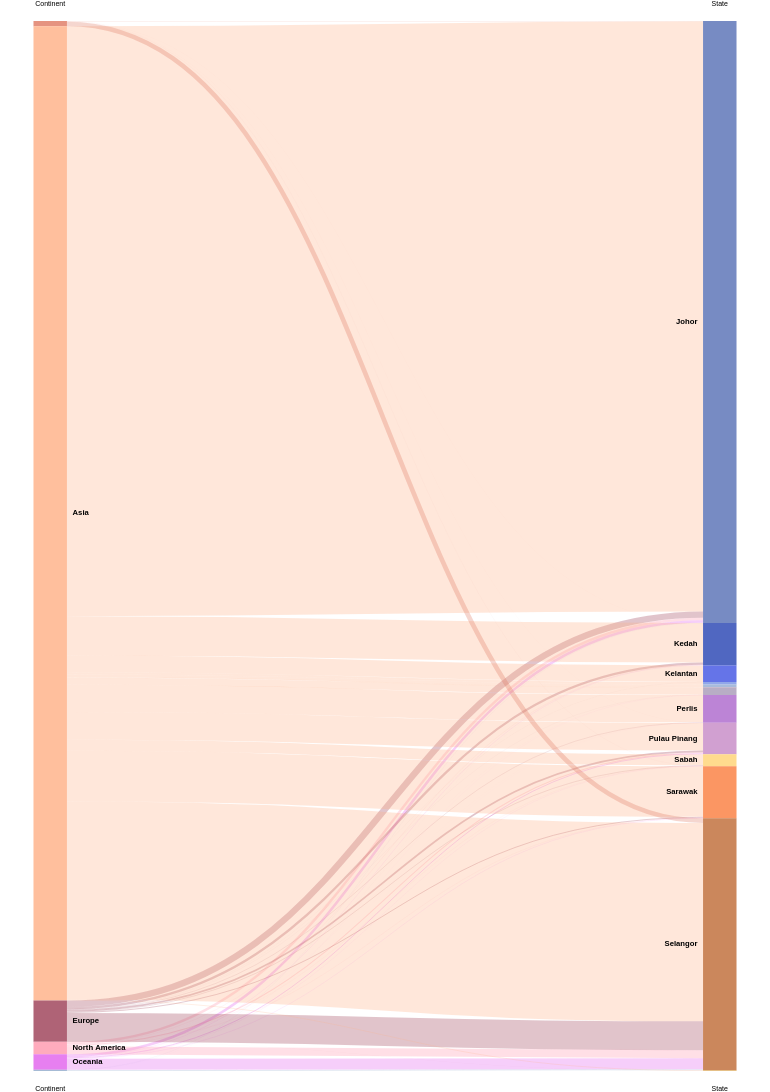

Describe this chart as a Vega-Lite specification.
### Vega specification from a JSON file in a GitHub repository (floating-point values rounded to 4 significant figures)
{"$schema": "https://vega.github.io/schema/vega/v3.0.json", "height": 1500, "width": 1100, "data": [{"name": "rawData", "values": [{"Continent": "Africa", "State": "Johor", "total_arrivals": 21884}, {"Continent": "Antarctica", "State": "Johor", "total_arrivals": 2}, {"Continent": "Asia", "State": "Johor", "total_arrivals": 29380526}, {"Continent": "Europe", "State": "Johor", "total_arrivals": 319673}, {"Continent": "North America", "State": "Johor", "total_arrivals": 122783}, {"Continent": "Oceania", "State": "Johor", "total_arrivals": 128338}, {"Continent": "South America", "State": "Johor", "total_arrivals": 9942}, {"Continent": "Africa", "State": "Kedah", "total_arrivals": 2027}, {"Continent": "Asia", "State": "Kedah", "total_arrivals": 1958000}, {"Continent": "Europe", "State": "Kedah", "total_arrivals": 115016}, {"Continent": "North America", "State": "Kedah", "total_arrivals": 15306}, {"Continent": "Oceania", "State": "Kedah", "total_arrivals": 14761}, {"Continent": "South America", "State": "Kedah", "total_arrivals": 3159}, {"Continent": "Africa", "State": "Kelantan", "total_arrivals": 160}, {"Continent": "Asia", "State": "Kelantan", "total_arrivals": 829381}, {"Continent": "Europe", "State": "Kelantan", "total_arrivals": 3460}, {"Continent": "North America", "State": "Kelantan", "total_arrivals": 416}, {"Continent": "Oceania", "State": "Kelantan", "total_arrivals": 246}, {"Continent": "South America", "State": "Kelantan", "total_arrivals": 85}, {"Continent": "Africa", "State": "Melaka", "total_arrivals": 23}, {"Continent": "Asia", "State": "Melaka", "total_arrivals": 116081}, {"Continent": "Europe", "State": "Melaka", "total_arrivals": 380}, {"Continent": "North America", "State": "Melaka", "total_arrivals": 86}, {"Continent": "Oceania", "State": "Melaka", "total_arrivals": 77}, {"Continent": "South America", "State": "Melaka", "total_arrivals": 24}, {"Continent": "Asia", "State": "Negeri Sembilan", "total_arrivals": 144028}, {"Continent": "Europe", "State": "Negeri Sembilan", "total_arrivals": 136}, {"Continent": "North America", "State": "Negeri Sembilan", "total_arrivals": 7}, {"Continent": "Oceania", "State": "Negeri Sembilan", "total_arrivals": 22}, {"Continent": "Africa", "State": "Pahang", "total_arrivals": 27}, {"Continent": "Asia", "State": "Pahang", "total_arrivals": 10753}, {"Continent": "Europe", "State": "Pahang", "total_arrivals": 1139}, {"Continent": "North America", "State": "Pahang", "total_arrivals": 247}, {"Continent": "Oceania", "State": "Pahang", "total_arrivals": 430}, {"Continent": "South America", "State": "Pahang", "total_arrivals": 15}, {"Continent": "Africa", "State": "Perak", "total_arrivals": 114}, {"Continent": "Asia", "State": "Perak", "total_arrivals": 355007}, {"Continent": "Europe", "State": "Perak", "total_arrivals": 4944}, {"Continent": "North America", "State": "Perak", "total_arrivals": 3434}, {"Continent": "Oceania", "State": "Perak", "total_arrivals": 5033}, {"Continent": "South America", "State": "Perak", "total_arrivals": 107}, {"Continent": "Africa", "State": "Perlis", "total_arrivals": 465}, {"Continent": "Asia", "State": "Perlis", "total_arrivals": 1359369}, {"Continent": "Europe", "State": "Perlis", "total_arrivals": 20232}, {"Continent": "North America", "State": "Perlis", "total_arrivals": 3087}, {"Continent": "Oceania", "State": "Perlis", "total_arrivals": 2052}, {"Continent": "South America", "State": "Perlis", "total_arrivals": 410}, {"Continent": "Africa", "State": "Pulau Pinang", "total_arrivals": 2245}, {"Continent": "Asia", "State": "Pulau Pinang", "total_arrivals": 1377758}, {"Continent": "Europe", "State": "Pulau Pinang", "total_arrivals": 85636}, {"Continent": "North America", "State": "Pulau Pinang", "total_arrivals": 49865}, {"Continent": "Oceania", "State": "Pulau Pinang", "total_arrivals": 44443}, {"Continent": "South America", "State": "Pulau Pinang", "total_arrivals": 1075}, {"Continent": "Africa", "State": "Sabah", "total_arrivals": 730}, {"Continent": "Antarctica", "State": "Sabah", "total_arrivals": 1}, {"Continent": "Asia", "State": "Sabah", "total_arrivals": 553344}, {"Continent": "Europe", "State": "Sabah", "total_arrivals": 25131}, {"Continent": "North America", "State": "Sabah", "total_arrivals": 9800}, {"Continent": "Oceania", "State": "Sabah", "total_arrivals": 9436}, {"Continent": "South America", "State": "Sabah", "total_arrivals": 401}, {"Continent": "Africa", "State": "Sarawak", "total_arrivals": 4785}, {"Continent": "Asia", "State": "Sarawak", "total_arrivals": 2517657}, {"Continent": "Europe", "State": "Sarawak", "total_arrivals": 43583}, {"Continent": "North America", "State": "Sarawak", "total_arrivals": 12641}, {"Continent": "Oceania", "State": "Sarawak", "total_arrivals": 15188}, {"Continent": "South America", "State": "Sarawak", "total_arrivals": 440}, {"Continent": "Africa", "State": "Selangor", "total_arrivals": 230339}, {"Continent": "Antarctica", "State": "Selangor", "total_arrivals": 11}, {"Continent": "Asia", "State": "Selangor", "total_arrivals": 9882295}, {"Continent": "Europe", "State": "Selangor", "total_arrivals": 1437933}, {"Continent": "North America", "State": "Selangor", "total_arrivals": 403152}, {"Continent": "Oceania", "State": "Selangor", "total_arrivals": 550515}, {"Continent": "South America", "State": "Selangor", "total_arrivals": 44650}, {"Continent": "Africa", "State": "Terengganu", "total_arrivals": 5}, {"Continent": "Asia", "State": "Terengganu", "total_arrivals": 131}, {"Continent": "Europe", "State": "Terengganu", "total_arrivals": 25}, {"Continent": "North America", "State": "Terengganu", "total_arrivals": 9}, {"Continent": "Oceania", "State": "Terengganu", "total_arrivals": 11}, {"Continent": "Africa", "State": "W.P. Labuan", "total_arrivals": 130}, {"Continent": "Asia", "State": "W.P. Labuan", "total_arrivals": 33697}, {"Continent": "Europe", "State": "W.P. Labuan", "total_arrivals": 1926}, {"Continent": "North America", "State": "W.P. Labuan", "total_arrivals": 290}, {"Continent": "Oceania", "State": "W.P. Labuan", "total_arrivals": 282}, {"Continent": "South America", "State": "W.P. Labuan", "total_arrivals": 18}], "transform": [{"type": "formula", "expr": "datum['Continent']", "as": "stk1"}, {"type": "formula", "expr": "datum.State", "as": "stk2"}, {"type": "formula", "expr": "datum.total_arrivals", "as": "size"}]}, {"name": "nodes", "source": "rawData", "transform": [{"type": "filter", "expr": "!groupSelector || groupSelector.stk1 == datum.stk1 || groupSelector.stk2 == datum.stk2"}, {"type": "formula", "expr": "datum.stk1+datum.stk2", "as": "key"}, {"type": "fold", "fields": ["stk1", "stk2"], "as": ["stack", "grpId"]}, {"type": "formula", "expr": "datum.stack == 'stk1' ? datum.stk1+' '+datum.stk2 : datum.stk2+' '+datum.stk1", "as": "sortField"}, {"type": "stack", "groupby": ["stack"], "sort": {"field": "sortField", "order": "descending"}, "field": "size"}, {"type": "formula", "expr": "(datum.y0+datum.y1)/2", "as": "yc"}]}, {"name": "groups", "source": "nodes", "transform": [{"type": "aggregate", "groupby": ["stack", "grpId"], "fields": ["size"], "ops": ["sum"], "as": ["total"]}, {"type": "stack", "groupby": ["stack"], "sort": {"field": "grpId", "order": "descending"}, "field": "total"}, {"type": "formula", "expr": "scale('y', datum.y0)", "as": "scaledY0"}, {"type": "formula", "expr": "scale('y', datum.y1)", "as": "scaledY1"}, {"type": "formula", "expr": "datum.stack == 'stk1'", "as": "rightLabel"}, {"type": "formula", "expr": "datum.total/domain('y')[1]", "as": "percentage"}]}, {"name": "destinationNodes", "source": "nodes", "transform": [{"type": "filter", "expr": "datum.stack == 'stk2'"}]}, {"name": "edges", "source": "nodes", "transform": [{"type": "filter", "expr": "datum.stack == 'stk1'"}, {"type": "lookup", "from": "destinationNodes", "key": "key", "fields": ["key"], "as": ["target"]}, {"type": "linkpath", "orient": "horizontal", "shape": "diagonal", "sourceY": {"expr": "scale('y', datum.yc)"}, "sourceX": {"expr": "scale('x', 'stk1') + bandwidth('x')"}, "targetY": {"expr": "scale('y', datum.target.yc)"}, "targetX": {"expr": "scale('x', 'stk2')"}}, {"type": "formula", "expr": "range('y')[0]-scale('y', datum.size)", "as": "strokeWidth"}, {"type": "formula", "expr": "datum.size/domain('y')[1]", "as": "percentage"}]}], "scales": [{"name": "x", "type": "band", "range": "width", "domain": ["stk1", "stk2"], "paddingOuter": 0.05, "paddingInner": 0.95}, {"name": "y", "type": "linear", "range": "height", "domain": {"data": "nodes", "field": "y1"}}, {"name": "color", "type": "ordinal", "range": ["#90AACB", "#FF96AD", "#9C3D54", "#DF7861", "#FFB085", "#E15FED", "#005A8D", "#556FB5", "#2541B2", "#3F52E3", "#7692E4", "#93ABD3", "#B7657B", "#A799B7", "#AC66CC", "#C689C6", "#FFD372", "#fa7c3d", "#bf6934", "#af8672", "#deab53"], "domain": ["South America", "North America", "Europe", "Africa", "Asia", "Oceania", "Antarctica", "Johor", "Kedah", "Kelantan", "Melaka", "Negeri Sembilan", "Pahang", "Perak", "Perlis", "Pulau Pinang", "Sabah", "Sarawak", "Selangor", "Terengganu", "W.P. Labuan"]}, {"name": "stackNames", "type": "ordinal", "range": ["Continent", "State"], "domain": ["stk1", "stk2"]}], "axes": [{"orient": "bottom", "scale": "x", "domain": false, "ticks": false, "labelPadding": 20, "encode": {"labels": {"update": {"text": {"scale": "stackNames", "field": "value", "fontWeight": "bold", "fontSize": 14}}}}}, {"orient": "top", "scale": "x", "domain": false, "ticks": false, "labelPadding": 20, "encode": {"labels": {"update": {"text": {"scale": "stackNames", "field": "value", "fontWeight": "bold", "fontSize": 14}}}}}, {"orient": "left", "scale": "y", "labels": false, "domain": false, "ticks": false}], "marks": [{"type": "path", "name": "edgeMark", "from": {"data": "edges"}, "clip": true, "encode": {"update": {"stroke": [{"test": "groupSelector && groupSelector.stack=='stk1'", "scale": "color", "field": "stk2"}, {"scale": "color", "field": "stk1"}], "strokeWidth": {"field": "strokeWidth"}, "path": {"field": "path"}, "strokeOpacity": {"signal": "!groupSelector && (groupHover.stk1 == datum.stk1 || groupHover.stk2 == datum.stk2) ? 0.9 : 0.3"}, "zindex": {"signal": "!groupSelector && (groupHover.stk1 == datum.stk1 || groupHover.stk2 == datum.stk2) ? 1 : 0"}, "tooltip": {"signal": "{\"Tourist from Continent\": datum.stk1, \"State\": datum.stk2, \"Total Arrivals\":format(datum.size, ',.0f')}"}}, "hover": {"strokeOpacity": {"value": 1}}}}, {"type": "rect", "name": "groupMark", "from": {"data": "groups"}, "encode": {"enter": {"fill": {"scale": "color", "field": "grpId"}, "width": {"scale": "x", "band": 1}}, "update": {"x": {"scale": "x", "field": "stack"}, "y": {"field": "scaledY0"}, "y2": {"field": "scaledY1"}, "fillOpacity": {"value": 0.8}, "tooltip": {"signal": "datum.grpId + ' has ' + format(datum.total, ',.0f') + ' total tourist arrivals.'"}}, "hover": {"fillOpacity": {"value": 1}}}}, {"type": "text", "from": {"data": "groups"}, "interactive": false, "encode": {"update": {"x": {"signal": "scale('x', datum.stack) + (datum.rightLabel ? bandwidth('x') + 8 : -8)"}, "yc": {"signal": "(datum.scaledY0 + datum.scaledY1)/2"}, "align": {"signal": "datum.rightLabel ? 'left' : 'right'"}, "baseline": {"value": "middle"}, "fontWeight": {"value": "bold"}, "text": {"signal": "abs(datum.scaledY0-datum.scaledY1) > 13 ? datum.grpId : ''"}}}}, {"type": "group", "data": [{"name": "dataForShowAll", "values": [{}], "transform": [{"type": "filter", "expr": "groupSelector"}]}], "encode": {"enter": {"xc": {"signal": "width/2"}, "y": {"value": 30}, "width": {"value": 80}, "height": {"value": 30}}}, "marks": [{"type": "group", "name": "groupReset", "from": {"data": "dataForShowAll"}, "encode": {"enter": {"cornerRadius": {"value": 6}, "fill": {"value": "#f5f5f5"}, "stroke": {"value": "#c1c1c1"}, "strokeWidth": {"value": 2}, "height": {"field": {"group": "height"}}, "width": {"field": {"group": "width"}}}, "update": {"opacity": {"value": 1}}, "hover": {"opacity": {"value": 0.7}}}, "marks": [{"type": "text", "interactive": false, "encode": {"enter": {"xc": {"field": {"group": "width"}, "mult": 0.5}, "yc": {"field": {"group": "height"}, "mult": 0.5, "offset": 2}, "align": {"value": "center"}, "baseline": {"value": "middle"}, "fontWeight": {"value": "bold"}, "text": {"value": "Show All"}}}}]}]}], "signals": [{"name": "groupHover", "value": {}, "on": [{"events": "@groupMark:mouseover", "update": "{stk1:datum.stack=='stk1' && datum.grpId, stk2:datum.stack=='stk2' && datum.grpId}"}, {"events": "mouseout", "update": "{}"}]}, {"name": "groupSelector", "value": false, "on": [{"events": "@groupMark:click!", "update": "{stack:datum.stack, stk1:datum.stack=='stk1' && datum.grpId, stk2:datum.stack=='stk2' && datum.grpId}"}, {"events": [{"type": "click", "markname": "groupReset"}, {"type": "dblclick"}], "update": "false"}]}], "config": {"view": {"stroke": null}, "background": null}}
